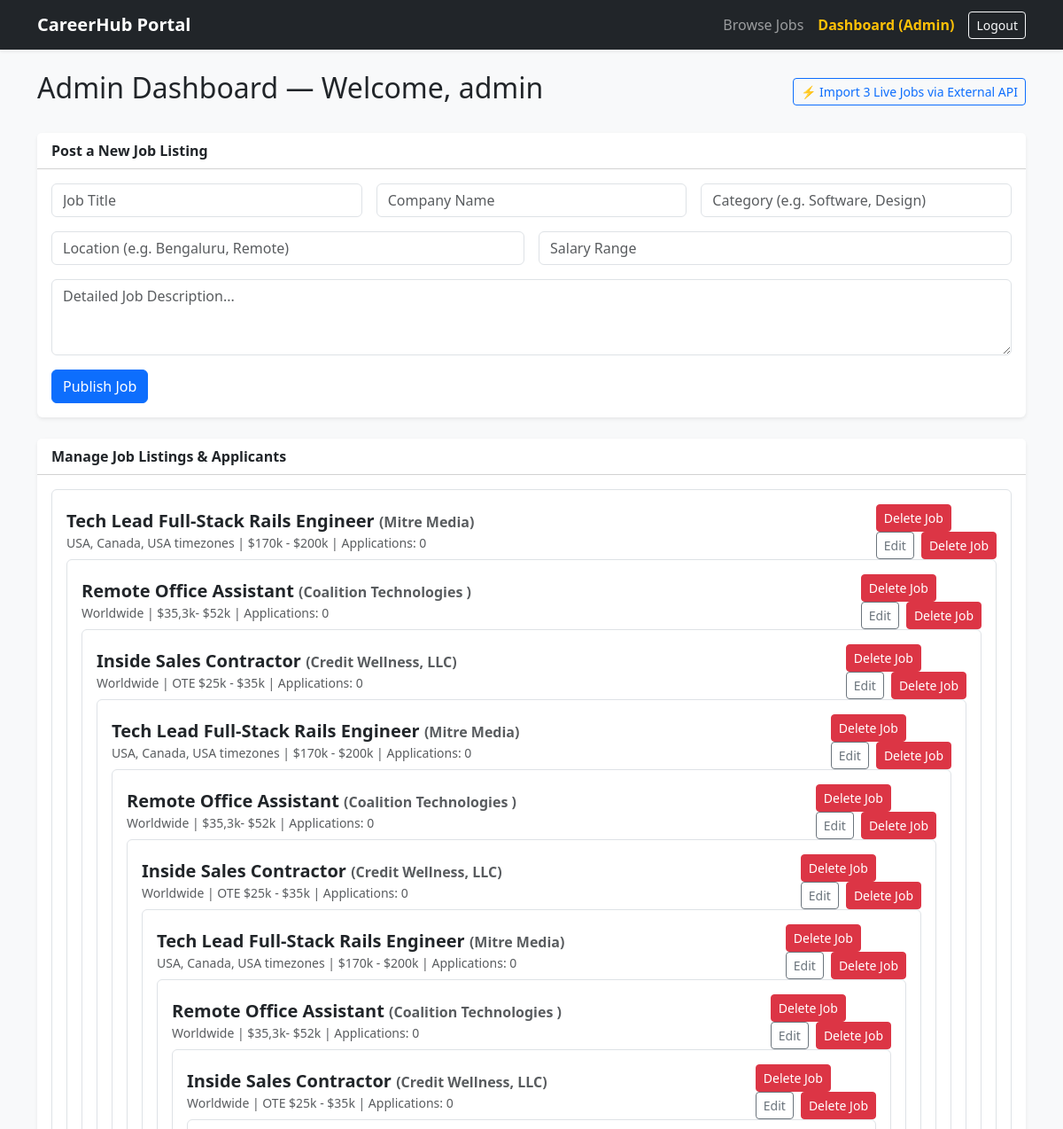
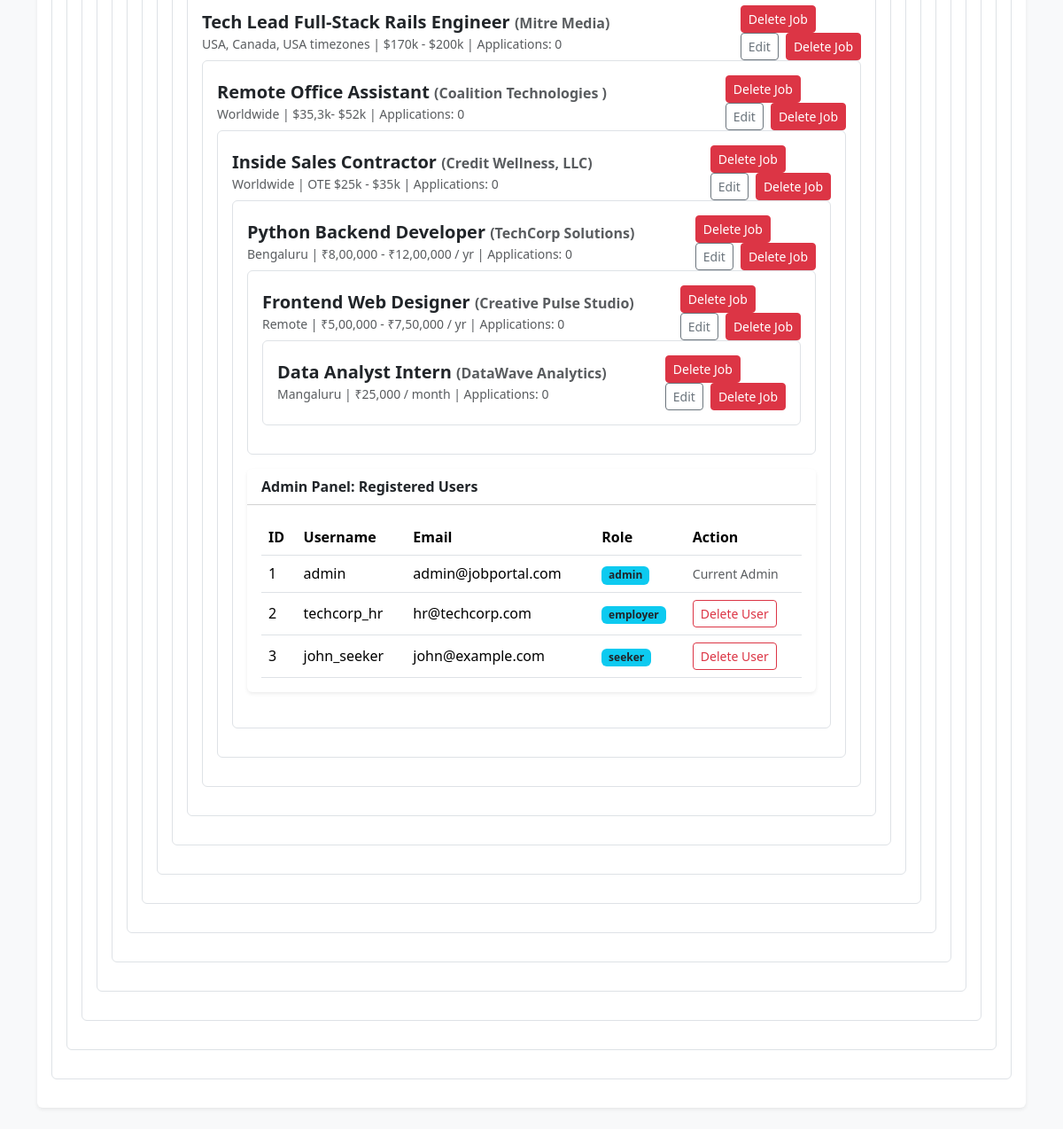
The page /dashboard (signed in) on the database its author committed (2 pictures, top to bottom).
### app.py (models this page shows, shortened)
class User(UserMixin, db.Model):
    id = db.Column(db.Integer, primary_key=True)
    username = db.Column(db.String(80), unique=True, nullable=False)
    email = db.Column(db.String(120), unique=True, nullable=False)
    password_hash = db.Column(db.String(256), nullable=False)
    role = db.Column(db.String(20), nullable=False, default='seeker')  # 'seeker', 'employer', 'admin'
    jobs_posted = db.relationship('Job', backref='employer', lazy=True, cascade="all, delete-orphan")
    applications = db.relationship('Application', backref='applicant', lazy=True, cascade="all, delete-orphan")

class Job(db.Model):
    id = db.Column(db.Integer, primary_key=True)
    title = db.Column(db.String(120), nullable=False)
    company = db.Column(db.String(100), nullable=False)
    category = db.Column(db.String(80), nullable=False)
    location = db.Column(db.String(100), nullable=False)
    salary = db.Column(db.String(60), nullable=False)
    description = db.Column(db.Text, nullable=False)
    created_at = db.Column(db.DateTime, default=datetime.utcnow)
    employer_id = db.Column(db.Integer, db.ForeignKey('user.id'), nullable=False)
    applications = db.relationship('Application', backref='job', lazy=True, cascade="all, delete-orphan")

### app.py (the view)
@app.route('/dashboard')
@login_required
def dashboard():
    if current_user.role == 'admin':
        all_users = User.query.all()
        all_jobs = Job.query.order_by(Job.created_at.desc()).all()
        all_apps = Application.query.order_by(Application.applied_at.desc()).all()
        return render_template('dashboard.html', users=all_users, jobs=all_jobs, applications=all_apps)
    elif current_user.role == 'employer':
        my_jobs = Job.query.filter_by(employer_id=current_user.id).order_by(Job.created_at.desc()).all()
        return render_template('dashboard.html', jobs=my_jobs)
    else:  # Job Seeker
        my_apps = Application.query.filter_by(user_id=current_user.id).order_by(Application.applied_at.desc()).all()
        return render_template('dashboard.html', applications=my_apps)

### app.py (called while the page is built)
@login_manager.user_loader
def load_user(user_id):
    return db.session.get(User, int(user_id))

### templates/dashboard.html (shortened to what this page needs)
{% extends 'base.html' %}
{% block content %}
<div class="d-flex justify-content-between align-items-center mb-4">
    <h2>{{ current_user.role|capitalize }} Dashboard — Welcome, {{ current_user.username }}</h2>
    {% if current_user.role in ['employer', 'admin'] %}
    <form method="POST" action="{{ url_for('import_api_jobs') }}">
        <button type="submit" class="btn btn-outline-primary btn-sm">⚡ Import 3 Live Jobs via External API</button>
    </form>
    {% endif %}
</div>
{% if current_user.role in ['employer', 'admin'] %}
<div class="card shadow-sm border-0 mb-4">
    <div class="card-header bg-white fw-bold">Post a New Job Listing</div>
    <div class="card-body">
        <form method="POST" action="{{ url_for('post_job') }}" class="row g-3">
            <div class="col-md-4">
                <input type="text" name="title" class="form-control" placeholder="Job Title" required>
            </div>
            <div class="col-md-4">
                <input type="text" name="company" class="form-control" placeholder="Company Name" required>
            </div>
            <div class="col-md-4">
                <input type="text" name="category" class="form-control" placeholder="Category (e.g. Software, Design)" required>
            </div>
            <div class="col-md-6">
                <input type="text" name="location" class="form-control" placeholder="Location (e.g. Bengaluru, Remote)" required>
            </div>
            <div class="col-md-6">
                <input type="text" name="salary" class="form-control" placeholder="Salary Range" required>
            </div>
            <div class="col-12">
                <textarea name="description" rows="3" class="form-control" placeholder="Detailed Job Description..." required></textarea>
            </div>
            <div class="col-12">
                <button type="submit" class="btn btn-primary">Publish Job</button>
            </div>
        </form>
    </div>
</div>
<div class="card shadow-sm border-0 mb-4">
    <div class="card-header bg-white fw-bold">Manage Job Listings & Applicants</div>
    <div class="card-body">
        {% for job in jobs %}
            <div class="border rounded p-3 mb-3">
                <div class="d-flex justify-content-between align-items-center">
                    <div>
                        <h5 class="mb-0 fw-bold">{{ job.title }} <span class="text-muted fs-6">({{ job.company }})</span></h5>
                        <small class="text-muted">{{ job.location }} | {{ job.salary }} | Applications: {{ job.applications|length }}</small>
                    </div>
                    <form method="POST" action="{{ url_for('delete_job', job_id=job.id) }}">
                        <button type="submit" class="btn btn-danger btn-sm">Delete Job</button>
                        <div class="d-flex gap-2">
    <a href="{{ url_for('edit_job', job_id=job.id) }}" class="btn btn-outline-secondary btn-sm">Edit</a>
    <form method="POST" action="{{ url_for('delete_job', job_id=job.id) }}">
        <button type="submit" class="btn btn-danger btn-sm">Delete Job</button>
    </form>
</div>
            </div>
        {% else %}
            <p class="text-muted mb-0">No jobs posted yet.</p>
        {% endfor %}
    </div>
</div>
{% endif %}
{% if current_user.role == 'admin' %}
<div class="card shadow-sm border-0 mb-4">
    <div class="card-header bg-white fw-bold">Admin Panel: Registered Users</div>
    <div class="card-body table-responsive">
        <table class="table table-hover align-middle mb-0">
            <thead>
                <tr>
                    <th>ID</th><th>Username</th><th>Email</th><th>Role</th><th>Action</th>
                </tr>
            </thead>
            <tbody>
                {% for u in users %}
                <tr>
                    <td>{{ u.id }}</td>
                    <td>{{ u.username }}</td>
                    <td>{{ u.email }}</td>
                    <td><span class="badge bg-info text-dark">{{ u.role }}</span></td>
                    <td>
                        {% if u.id != current_user.id %}
                        <form method="POST" action="{{ url_for('delete_user', user_id=u.id) }}">
                            <button type="submit" class="btn btn-outline-danger btn-sm">Delete User</button>
                        </form>
                        {% else %}
                        <span class="text-muted small">Current Admin</span>
                        {% endif %}
                    </td>
                </tr>
                {% endfor %}
            </tbody>
        </table>
    </div>
</div>
{% endif %}
{% endblock %}

### templates/base.html (shortened to what this page needs)
<!DOCTYPE html>
<html lang="en">
<head>
    <link href="https://cdn.jsdelivr.net/npm/bootstrap@5.3.3/dist/css/bootstrap.min.css" rel="stylesheet">
    <link rel="stylesheet" href="{{ url_for('static', filename='style.css') }}">
</head>
<body>
    <nav class="navbar navbar-expand-lg navbar-dark bg-dark shadow-sm">
        <div class="container">
            <a class="navbar-brand fw-bold" href="{{ url_for('index') }}">CareerHub Portal</a>
            <div class="collapse navbar-collapse" id="navMenu">
                <ul class="navbar-nav ms-auto align-items-lg-center">
                    <li class="nav-item"><a class="nav-link" href="{{ url_for('index') }}">Browse Jobs</a></li>
                    {% if current_user.is_authenticated %}
                        <li class="nav-item"><a class="nav-link fw-semibold text-warning" href="{{ url_for('dashboard') }}">Dashboard ({{ current_user.role|capitalize }})</a></li>
                        <li class="nav-item ms-lg-2"><a class="btn btn-outline-light btn-sm" href="{{ url_for('logout') }}">Logout</a></li>
                    {% else %}
                        <li class="nav-item"><a class="nav-link" href="{{ url_for('login') }}">Login</a></li>
                        <li class="nav-item ms-lg-2"><a class="btn btn-primary btn-sm" href="{{ url_for('register') }}">Register</a></li>
                    {% endif %}
                </ul>
            </div>
        </div>
    </nav>
    <div class="container my-4">
        {% block content %}{% endblock %}
    </div>
</body>
</html>

### static/style.css (style rules this page uses)
body { background-color: #f8f9fa; font-family: 'Segoe UI', Tahoma, Geneva, Verdana, sans-serif; }

### rows shown on the page
User: role "Admin", username "admin", id "1", email "admin@jobportal.com", role "admin", shows "Current Admin"
Job: title "Tech Lead Full-Stack Rails Engineer", company "Mitre Media", location "USA, Canada, USA timezones", salary "$170k - $200k", applications|length "0"
Job: title "Remote Office Assistant", company "Coalition Technologies", location "Worldwide", salary "$35,3k- $52k", applications|length "0"
Job: title "Inside Sales Contractor", company "Credit Wellness, LLC", location "Worldwide", salary "OTE $25k - $35k", applications|length "0"
Job: title "Tech Lead Full-Stack Rails Engineer", company "Mitre Media", location "USA, Canada, USA timezones", salary "$170k - $200k", applications|length "0"
Job: title "Remote Office Assistant", company "Coalition Technologies", location "Worldwide", salary "$35,3k- $52k", applications|length "0"
Job: title "Inside Sales Contractor", company "Credit Wellness, LLC", location "Worldwide", salary "OTE $25k - $35k", applications|length "0"
Job: title "Tech Lead Full-Stack Rails Engineer", company "Mitre Media", location "USA, Canada, USA timezones", salary "$170k - $200k", applications|length "0"
Job: title "Remote Office Assistant", company "Coalition Technologies", location "Worldwide", salary "$35,3k- $52k", applications|length "0"
Job: title "Inside Sales Contractor", company "Credit Wellness, LLC", location "Worldwide", salary "OTE $25k - $35k", applications|length "0"
Job: title "Tech Lead Full-Stack Rails Engineer", company "Mitre Media", location "USA, Canada, USA timezones", salary "$170k - $200k", applications|length "0"
Job: title "Remote Office Assistant", company "Coalition Technologies", location "Worldwide", salary "$35,3k- $52k", applications|length "0"
Job: title "Inside Sales Contractor", company "Credit Wellness, LLC", location "Worldwide", salary "OTE $25k - $35k", applications|length "0"
Job: title "Python Backend Developer", company "TechCorp Solutions", location "Bengaluru", salary "₹8,00,000 - ₹12,00,000 / yr", applications|length "0"
Job: title "Frontend Web Designer", company "Creative Pulse Studio", location "Remote", salary "₹5,00,000 - ₹7,50,000 / yr", applications|length "0"
Job: title "Data Analyst Intern", company "DataWave Analytics", location "Mangaluru", salary "₹25,000 / month", applications|length "0"
User: id "2", username "techcorp_hr", email "hr@techcorp.com", role "employer"
User: id "3", username "john_seeker", email "john@example.com", role "seeker"
